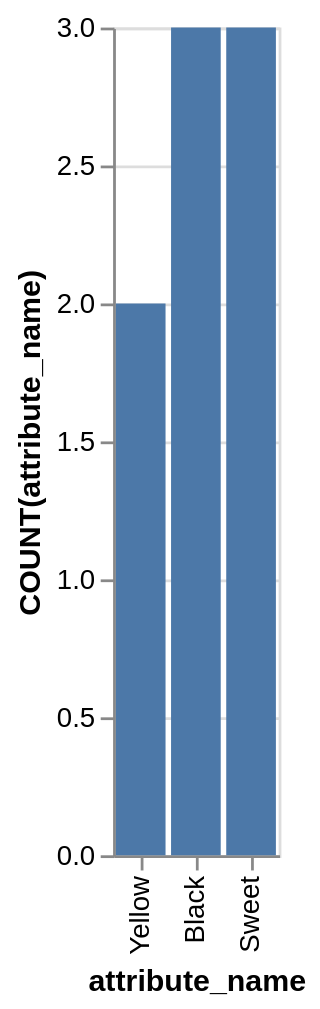

Vega-Lite specification for this chart:
### Vega-Lite specification from a JSON file in a GitHub repository (floating-point values rounded to 4 significant figures)
{"data": {"values": [{"x_data": "Black", "y_data": 3}, {"x_data": "Sweet", "y_data": 3}, {"x_data": "Yellow", "y_data": 2}]}, "mark": "bar", "encoding": {"x": {"field": "x_data", "type": "nominal", "title": "attribute_name", "sort": {"op": "sum", "field": "y_data", "order": "ascending"}}, "y": {"field": "y_data", "type": "quantitative", "title": "COUNT(attribute_name)"}}}
